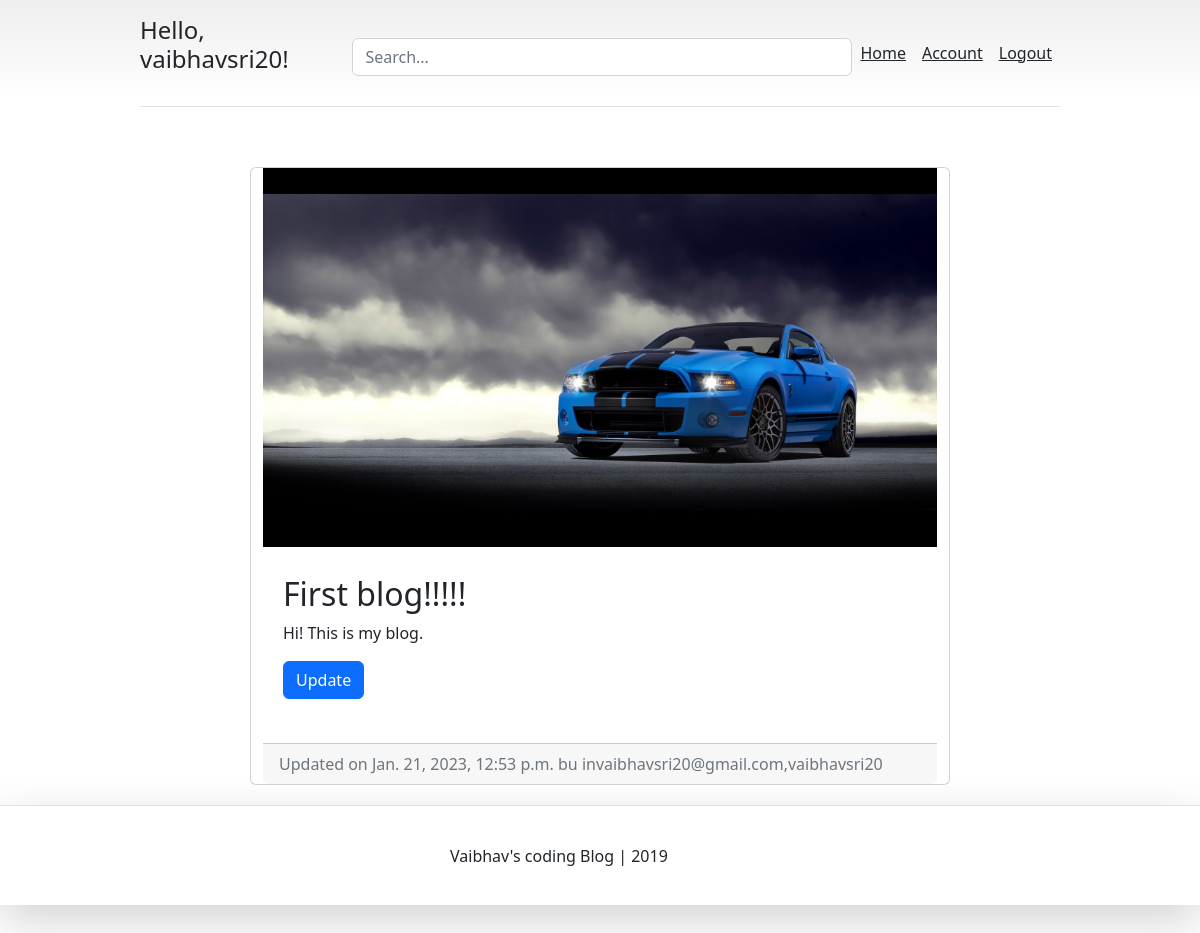
Screenshot of /blog/vaibhavsri20-first-blog/ (signed in) with the database file from the repository.
### account/models.py (models this page shows, shortened)
class Account(AbstractBaseUser): #creating a custom user
	email					= models.EmailField(verbose_name='email',max_length=60, unique = True)
	username     			= models.CharField(max_length= 30,unique = True)
	date_joined				= models.DateTimeField(verbose_name='date joined',auto_now_add = True)
	last_login				= models.DateTimeField(verbose_name='last login',auto_now = True)
	is_admin				= models.BooleanField(default= False)
	is_active				= models.BooleanField(default= True)
	is_staff				= models.BooleanField(default= False)
	is_superviser			= models.BooleanField(default= False)
	USERNAME_FIELD          = 'email' # equate this variable with whatever you want the user to login with
	REQUIRED_FIELDS			= ['username'] #without which a user can't register
	objects = MyAccountManager() # To tell 'Account' where is the manager
	def __str__(self): #when you print an account object to the template, what should display
		return self.email + ',' + self.username

### blog/models.py (models this page shows, shortened)
class BlogPost(models.Model):
	title					= models.CharField(max_length=50, null=False, blank=False) # a blog can't be null or blank
	body					= models.TextField(max_length=5000, null=False, blank=False) #blog body
	image					= models.ImageField(upload_to=upload_location, null= False, blank=False)
	date_published			= models.DateTimeField(auto_now_add=True, verbose_name="date published")
	date_updated			= models.DateTimeField(auto_now=True, verbose_name="date updated")
	author 					= models.ForeignKey(settings.AUTH_USER_MODEL, on_delete = models.CASCADE)
	slug 					= models.SlugField(blank=True, unique=True)

### blog/views.py (the view)
# urls.py: path('<slug>/', detail_blog_view, name="detail"),
def detail_blog_view(request, slug):
	context = {}
	blog_post = get_object_or_404(BlogPost, slug = slug) # import from django.shortcuts
	context['blog_post'] = blog_post
	query = ""
	if request.GET:
		query = request.GET.get('q','') #for empty search
		context['comment_text'] = str(query)
	comment_text = sorted(get_comment_queryset(query), key =attrgetter('date_updated'), reverse = True)
	context['comment_text'] = comment_text
	return render(request, 'blog/detail_blog.html', context)

### comments/views.py (called while the page is built)
def get_comment_queryset(query=None): #Used in homescreenview in views.py - personal
	queryset = []
	queries = query.split(" ")
	for q in queries:
		posts = comments.objects.filter(
				Q(comment_text__icontains=q)
			).distinct()
		for post in posts:
			queryset.append(post)
	return list(set(queryset))

### blog/templates/blog/detail_blog.html (shortened to what this page needs)
	{% extends "base.html" %}
	{% block content %}
<div class = 'container'>
	<div class="row">
		<div class="card m-auto">
			<img class="card-image-top" src="{{blog_post.image.url}}">
			<div class="card-body my-2">
				<h2 class="card-title">{{blog_post.title}}</h2>
				<p class="card-text">{{blog_post.body|safe}}</p>
				<p>
				{% if blog_post.author == request.user %}
					<a href= "{% url 'blog:edit' blog_post.slug %}" class="btn btn-primary">Update</a>
				{% endif %}
				</p>
			</div>
			<div class="card-footer text-muted">
				Updated on {{blog_post.date_updated}} bu {{blog_post.author}}
			</div>
		</div>
	</div>
	{% endblock content %}

### Templates/snippets/header.html (shortened to what this page needs)
<link href="https://cdn.jsdelivr.net/npm/bootstrap@5.2.3/dist/css/bootstrap.min.css" rel="stylesheet">
<div class="container py-3">
  <header>
    <div class="d-flex flex-column flex-md-row align-items-center pb-3 mb-4 border-bottom">
    	<h5 class="my-0 mr-md-auto font-weight-normal">
        {% if request.user.is_authenticated %}
        	<span class="fs-4" ><p>Hello, {{request.user.username}}! &nbsp&nbsp</p></span>
        	{% endif %}
        </h5>
        <br>
        <div class="search-bar mt-sm-2 mr-2">
        	<form method="get">
        		<input type="text" class="form-control" name="q" id="id_q" placeholder="Search..." >
        	</form>
        </div>
	    <nav class="d-inline-flex mt-2 mt-md-0 ms-md-auto">
	        {% if request.user.is_authenticated %}
		        <a class="p-2 text-dark" href="{% url 'home' %}">Home</a>
		        <a class="p-2 text-dark" href="{% url 'account' %}">Account</a>
		        <a class="p-2 text-dark" href="{% url 'logout' %}">Logout</a>
			{% else %}
		        <a class="p-2 text-dark" href="{% url 'home' %}">Home</a>
		        <a class="p-2 text-dark" href="{% url 'register' %}">Register</a>
		        <a class="p-2 text-dark" href="{% url 'login' %}">Login</a>
			{% endif %}
	    </nav>
    </div>
  </header>
</div>

### Templates/snippets/header.html (style rules this page uses)
body { background-image: linear-gradient(180deg, #eee, #fff 100px, #fff); }
.container { max-width: 960px; }
.search-bar { max-width: 500px; width: 100%; }
form { width:100%; }

### Templates/snippets/base_css.html (style rules this page uses)
body { background-color: rgba(255, 99, 71, 0.2); }

### blog/templates/blog/detail_blog.html (style rules this page uses)
.card { max-width: 700px; }
.container { padding: 20px; }

### comments/templates/comments/snippets/comment_snippet.html (style rules this page uses)
.card { max-width: 700px; width: 100%; }
.card-body { padding: 20px; width: 100% }

### rows the page displays
Account: user.username "vaibhavsri20"
BlogPost: image (picture), title "First blog!!!!!", body "Hi! This is my blog.", date_updated "Jan. 21, 2023, 12:53 p.m.", author "invaibhavsri20@gmail.com,vaibhavsri20"
